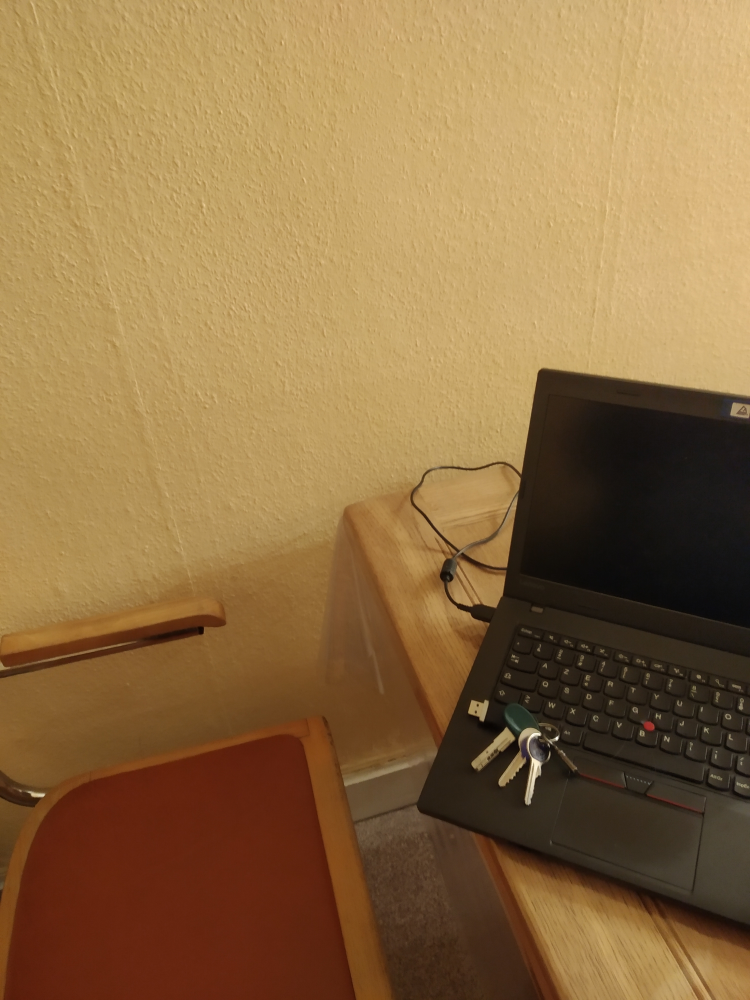
#> input picture test-data/test02.jpg, 3000 x 4000 px, given as the content of the folder test-data/test03.jpg, which was not available (shown at 1/4 size)
$ python keys_with_background.py --keys test-data --background test-data/test03.jpg
#> lines starting #> are read from the running program, lines starting #| are printed output that depends on the picture; pictures that were not available may be replaced by others from this repository, and a replacement may not be noted
#> in load_background, background is the input picture: shape (4000, 3000, 3); mean B, G, R 68.3, 111.1, 143.2
#!/usr/bin/python
# -*- coding: utf-8 -*-

import os
import cv2
import numpy as np
import matplotlib.pyplot as plt
from keras.preprocessing import image
import sys
import argparse


# =============================================================================

def find_bounding_box(alpha_channel):
    """Find the bounding box of an image, based on its alpha channel

....The idea is to project the alpha value on the X and Y axis to get their histogram,
....then to define the box where 99,9% of the image opacity is.

....alpha_channel........Image alpha channel
....return ................(x, y, width, height) of the bounding box"""

# =============================================================================

    # Project image

    prj_h = np.sum(alpha_channel, axis=0)
    prj_v = np.sum(alpha_channel, axis=1)
    prj_tot = np.sum(prj_h)

    # This function finds the interval where the histogram is at (eps:1-eps) %

    def find_limits(projection, epsilon):

        integration = 0
        start = 0
        for i in range(len(projection)):
            integration += projection[i]
            if not start and integration > epsilon:
                start = i
            if integration > 1 - epsilon:
                end = i
                break

        return (start, end)

    # Find bounding box limits along X and Y

    (sx, ex) = find_limits(prj_h / prj_tot, 0.001)
    (sy, ey) = find_limits(prj_v / prj_tot, 0.001)

    return (sx, sy, ex - sx, ey - sy)


# =============================================================================

def load_key(
    path,
    size,
    rotation=0,
    flip=False,
    ):
    """Load a key image, with alpha channel included, and resize it, rotate it,
....and ajust its bounding box tightly

....path............Path to the image
....size............Highest dimension (width or height) of the final image [px]
....rotation........Rotation to apply to the image [deg]
....flip............True to flip the image along the horizontal axis

....return............Key image
...."""
#> called with path = 'test-data/test02.jpg', size = 172.6, rotation = 305, flip = False

# =============================================================================

    # Open image

    key = cv2.imread(path, cv2.IMREAD_UNCHANGED)
    key = cv2.cvtColor(key, cv2.COLOR_BGRA2RGBA)
    if flip:
        key = cv2.flip(key, 0)
    (height, width) = key.shape[:2]
#> height = 4000; width = 3000

    # Increase canvas size to ensure to make any rotation without losing pixels

    dim = int(max(height, width) * 2 ** 0.5)
#> dim = 5656
    new_canvas = np.zeros((dim, dim, 4), dtype=np.uint8)

    offx = (dim - width) // 2
#> offx = 1328
    offy = (dim - height) // 2
#> offy = 828
    new_canvas[offy:offy + height, offx:offx + width, :] = key
    key = new_canvas

    # Apply the rotation

    rot_mtx = cv2.getRotationMatrix2D((dim // 2, dim // 2), 45, 1)
    key = cv2.warpAffine(key, rot_mtx, (dim, dim))

    # Find bounding box and remove what is outside

    alpha_channel = key[:, :, 3]
    (x, y, w, h) = find_bounding_box(alpha_channel)
#> x = 462; y = 463; w = 4731; h = 4730
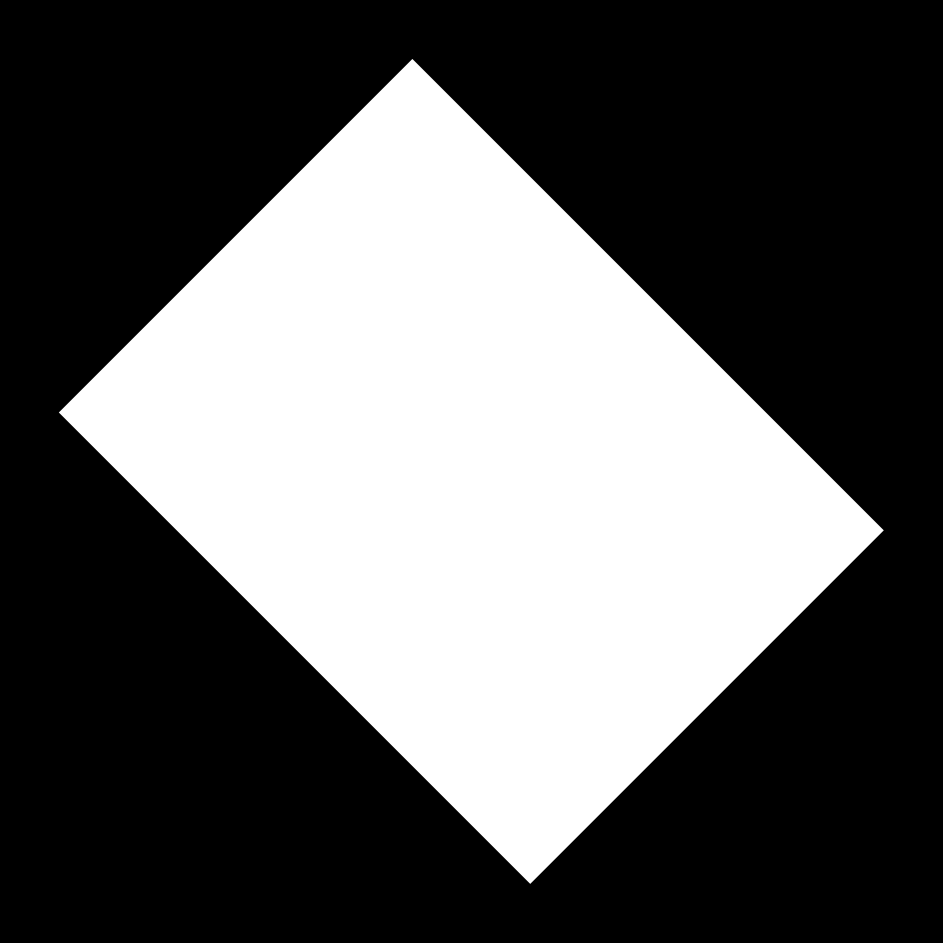
#> alpha_channel: shape (5656, 5656) (shown at 1/6 size); min 0, max 255, mean 95.7
    key = key[y:y + h, x:x + w, :]
    (height, width) = (h, w)
#> height = 4730; width = 4731

    # Resize image so that its highest dimension is 'size'

    f_width = width / size
#> f_width = 27.4
    f_height = height / size
#> f_height = 27.4
    f = max(f_width, f_height)
#> f = 27.4
    key = cv2.resize(key, None, fx=1 / f, fy=1 / f,
                     interpolation=cv2.INTER_AREA)
    (height, width) = key.shape[:2]
#> height = 173

    return key


# =============================================================================

def load_background(
    path,
    target_width,
    target_height,
    flip=False,
    ):
    """Load a background image, while ensuring its size fits the requested one
....If needed, image is cropped to preserve the aspect ratio

....path............................Path to the image
....target_width, target_height........Desired dimensions
....return ............................Image"""

# =============================================================================

    background = cv2.imread(path)
    background = cv2.cvtColor(background, cv2.COLOR_BGR2RGB)
    if flip:
        background = cv2.flip(background, 1)

    # Find scaling factor, so that the image is just bigger than requested (one dimension fit, the other is bigger)

    (height, width) = background.shape[:2]
    f_width = width / target_width
    f_height = height / target_height
    f = min(f_width, f_height)

    # Resize

    background = cv2.resize(background, None, fx=1 / f, fy=1 / f,
                            interpolation=cv2.INTER_AREA)
    (height, width) = background.shape[:2]

    # Then crop what is outside the requested size, with a random offset

    (height, width) = background.shape[:2]
    if height > target_height:
        offset = int(np.random.uniform(0, height - target_height))

        # offset = (height-target_height)//2

        background = background[offset:offset + target_height, :, :]
    elif width > target_width:

        offset = int(np.random.uniform(0, width - target_width))

        # offset = (width-target_width)//2

        background = background[:, offset:offset + target_width, :]

    return background


# =============================================================================

def addkey_to_background(
    background,
    key,
    x,
    y,
    blurr=0,
    ):
    """Patch a background image by the addition of a foreground image (key).
....The two images are combined by mixing them according to the key alpha channel

....background............Background image to patch
....key....................Image of the key to add to the background
....x, y................Position in the background image where to add the key
....blurr................Quantity of blurring (0..1)
...."""
#> called with x = 98, y = 89, blurr = 0.384

# =============================================================================

    key_alpha = key[:, :, 3]
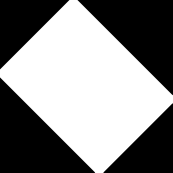
#> key_alpha: shape (173, 173); min 0, max 255, mean 135.7
    key_rgb = key[:, :, :3]
    (height, width) = key.shape[:2]

    # For each alpha value at x, y position, create a triplet of this same value

    alpha_factor = 0.9 * key_alpha[:, :, np.newaxis].astype(np.float32) \
        / 255.0
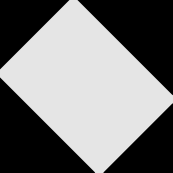
#> alpha_factor: shape (173, 173, 1) float32; min 0, max 0.9, mean 0.479
    alpha_factor = np.concatenate((alpha_factor, alpha_factor,
                                  alpha_factor), axis=2)
#> alpha_factor: shape (173, 173, 3) float32

    # Compute the patch to apply to the image (mix of background and foreground)

    key_rgb = key_rgb.astype(np.float32) * alpha_factor
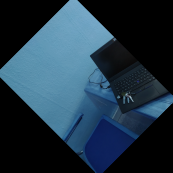
#> key_rgb: shape (173, 173, 3) float32; mean of channels 0, 1, 2 68.2, 52.9, 32.5; drawn as B, G, R
    patch = background.astype(np.float32)[y:y + height, x:x + width] \
        * (1 - alpha_factor)
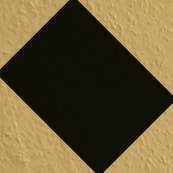
#> patch: shape (173, 173, 3) float32; mean R, G, B 100.2, 84.1, 52.6
    patch += key_rgb
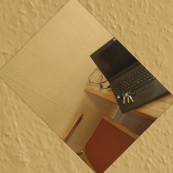
#> patch: shape (173, 173, 3) float32; mean R, G, B 168.4, 137, 85.1

    # patch the image

    background[y:y + height, x:x + width] = patch.astype(np.uint8)
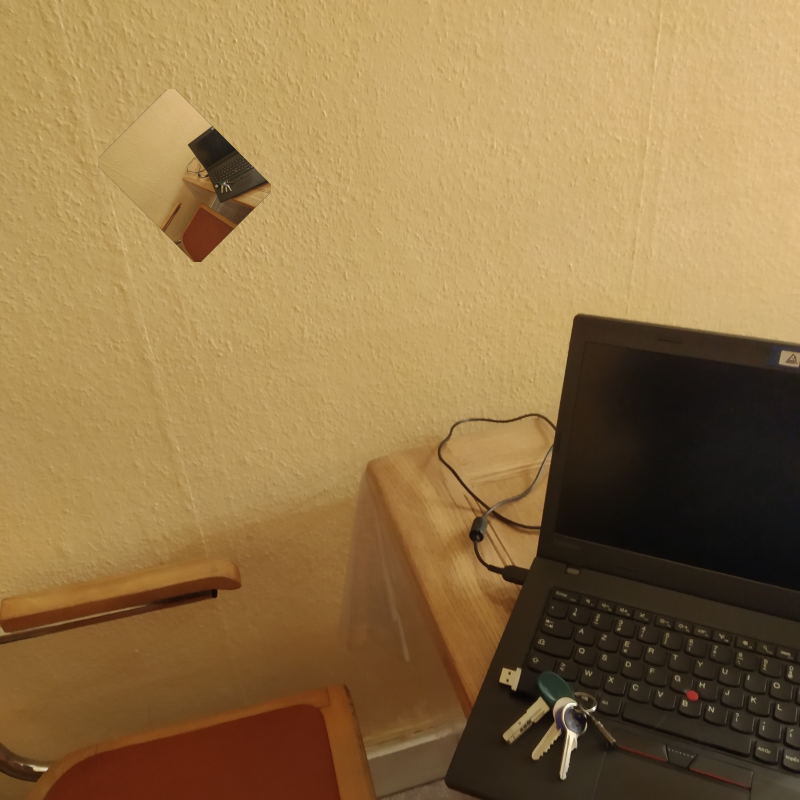
#> background: shape (800, 800, 3); mean R, G, B 146.7, 117.2, 72.6

    # A bit of blurring

    kernel_size = int(round(3 * blurr)) * 2 + 1
    blurred = cv2.GaussianBlur(background, (kernel_size, kernel_size),
                               0)
    return blurred


# =============================================================================
# """Image generation script"""
# =============================================================================

FLAGS = None

if __name__ == '__main__':

    # class YOLO defines the default value, so suppress any default here

    parser = argparse.ArgumentParser(argument_default=argparse.SUPPRESS)
    parser.add_argument('--keys', type=str, required=True,
                        help='path to keys path')

    parser.add_argument('--background', type=str, required=True,
                        help='path to background path')

    parser.add_argument('--output', type=str,
                        default='./keys_and_background',
                        help='path to output, default keys_and_background '
                        )
    FLAGS = parser.parse_args()

    NUM_IMAGES = 1000
    KEY_SIZE_RANGE = (60, 250)
    BACK_SIZE = 800

    PATH_KEYS = FLAGS.keys
    PATH_BACKGROUND = FLAGS.background
    PATH_OUTPUT = FLAGS.output
    os.mkdir(PATH_OUTPUT)


    # Load paths to key

    key_paths = []
    for path in os.listdir(PATH_KEYS):
        key_paths.append(os.path.join(PATH_KEYS, path))

    # Load paths to backgrounds

    back_paths = []
    for path in os.listdir(PATH_BACKGROUND):
        back_paths.append(os.path.join(PATH_BACKGROUND, path))

    csv_lines = []
    num_images = NUM_IMAGES
    while num_images > 0:

        # Choose configuration at random

        back_path = np.random.choice(back_paths)
        key_path = np.random.choice(key_paths)
        key_size = np.random.uniform(*KEY_SIZE_RANGE)
        x = int(np.random.uniform(BACK_SIZE - key_size - 1))
        y = int(np.random.uniform(BACK_SIZE - key_size - 1))
        angle = int(np.random.uniform(0, 360))
        flip = np.random.choice((True, False))
        flip_bckd = np.random.choice((True, False))
        blurr = np.random.uniform()

        # Combine background and foreground

        print (back_path)
        b = load_background(back_path, BACK_SIZE, BACK_SIZE, flip_bckd)
        k = load_key(key_path, key_size, angle, flip)
        final = addkey_to_background(b, k, x, y, blurr)

        # Save image

        output_path = os.path.join(PATH_OUTPUT,
                                   'gen_{:04d}.jpg'.format(num_images))
#> (the run stopped early here; a loop or call above may not have finished)
